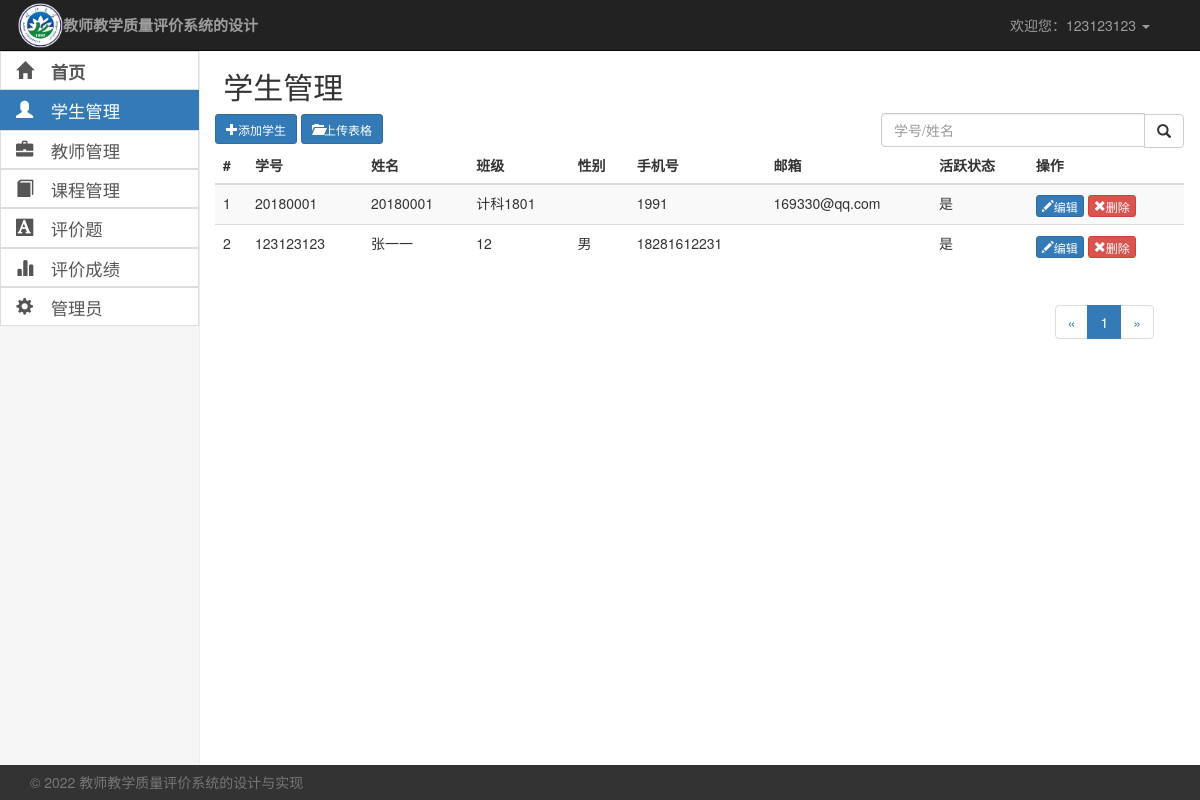
Page /myadmin/stu/1 (signed in) on the committed database.
### login/models.py (models this page shows, shortened)
class Students(models.Model):
    name = models.CharField(verbose_name="姓名", max_length=28, default='')
    password = models.CharField(verbose_name="密码", max_length=60, default='')
    xueyuan = models.CharField(verbose_name="学院", max_length=28, default='')
    banji = models.CharField(verbose_name="班级", max_length=28, default='')
    xuehao = models.CharField(verbose_name="学号", max_length=12, default='', primary_key=True)  # unique=True
    sex = models.CharField(verbose_name='性别', max_length=6, choices=(('male', '男'), ('female', '女')), default='male')
    email = models.EmailField(verbose_name="邮箱", default='')
    phone = models.CharField(verbose_name="手机号", max_length=11, default='')
    photo = models.ImageField(verbose_name="头像", upload_to='Students/', default='')
    is_active = models.BooleanField('是否活跃', default=True)
    class Meta:
        db_table = 'Students'
        verbose_name_plural = '学生列表'

### myadmin/views.py (the view)
# urls.py: path('stu/<int:pIndex>', views.myadmin_stu, name='myadmin_stu'),  # 学生管理
def myadmin_stu(request, pIndex=1):
    stu_list = Students.objects.filter().order_by()  # 班级过滤器
    mywhere = []
    kw = request.GET.get("keyword", None)
    if kw:
        stu_list = stu_list.filter(Q(xuehao__contains=kw) | Q(name__contains=kw))
        mywhere.append('keyword' + kw)
    pIndex = int(pIndex)
    page = Paginator(stu_list, 10)  # 以每页9条数据分页
    maxpagex = page.num_pages  # 获取最大页数
    if pIndex > maxpagex:
        pIndex = maxpagex
    if pIndex < 1:
        pIndex = 1
    list2 = page.page(pIndex)  # 获取当前页数据
    plist = page.page_range  # 获取页码表信息
    context = {"stulist": list2, "plist": plist, "pIndex": pIndex, "max_pages": maxpagex, 'mywehere': mywhere}
    return render(request, 'myadmin/myadmin_stu.html', context)

### login/SimpleMiddleware.py (called while the page is built)
    def __call__(self, request):
        path = request.path
        """
            1.判断是否登录
            2.判断是否访问pingjia开头
        """
        urllist = ['/', '/logout/', '/login/']
        if re.match(r'^/students/', path) and (path not in urllist):
            if 'xuehao' not in request.session:
                return redirect(reverse("login"))
        if re.match(r'^/teachers/', path) and (path not in urllist):
            if 'teacher_id' not in request.session:
                return redirect(reverse("login"))
        if re.match(r'^/myadmin/', path) and (path not in urllist):
            if 'name' not in request.session:
                return redirect(reverse("login"))
        response = self.get_response(request)
        return response

### myadmin/templates/myadmin/myadmin_stu.html
{% extends 'myadmin/base.html' %}
{% block myadmin_stu %} active {% endblock %}
{% block myadmin_base %}
    <h2>&nbsp;学生管理</h2>
    <div class="row ">
        <div class="col-lg-8">
            <div>
                <a href="/myadmin/stu_add/" class="btn btn-primary btn-sm glyphicon glyphicon-plus">添加学生</a>
                <a href="/myadmin/stu_upload/" class="btn btn-primary btn-sm glyphicon glyphicon-folder-open">上传表格</a>
            </div>
        </div>
        <div class="col-lg-4 ">
            <form action="/myadmin/stu/1" method="get">
                <div class="input-group">
                    <input type="text" class="form-control " name="keyword" placeholder="学号/姓名">
                    <span class="input-group-btn">
                            <button class="btn btn-default glyphicon glyphicon-search" type="submit">  </button>
                        </span>
                </div>
            </form>
        </div>
    </div>
    <div class="table-responsive">
        <table class="table table-striped ">
            <thead>
            <tr>
                <th>#</th>
                <th>学号</th>
                <th>姓名</th>
                <th>班级</th>
                <th>性别</th>
                <th>手机号</th>
                <th>邮箱</th>
                <th>活跃状态</th>
                <th>操作</th>
            </tr>
            </thead>
            <tbody>
            {% for i in stulist %}
                <tr>
                    <td>{{ forloop.counter }}</td>
                    <td>{{ i.xuehao }}</td>
                    <td>{{ i.name }}</td>
                    <td>{{ i.banji }}</td>
                    <td>{% if i.sex == 'male' %}
                        男
                    {% elif i.sex == 'female' %}
                        女
                    {% endif %}
                    </td>
                    <td>{{ i.phone }}</td>
                    <td>{{ i.email }}</td>
                    <td>
                        {% if i.is_active == True %}
                            是
                        {% elif i.is_active == False %}
                            否
                        {% endif %}
                    </td>
                    <td>
                        <a href="/myadmin/stu_edit/{{ i.xuehao }}"
                           class="btn btn-primary glyphicon glyphicon-pencil btn-xs">编辑</a>
                        <a onclick="if(confirm('确定删除吗？')==false)return false;location.href=('{% url 'myadmin_stu_del' i.xuehao %}')"
                           class="btn btn-danger glyphicon glyphicon-remove btn-xs">删除
                        </a>
                    </td>
                </tr>
            {% endfor %}
            </tbody>
        </table>
        <nav aria-label="Page navigation ">
            <ul class="pagination navbar-right" style="margin-right: 30px">
                <li>
                    <a href="/myadmin/stu/{{ pIndex|add:-1 }}" aria-label="Previous">
                        <span aria-hidden="true">&laquo;</span>
                    </a>
                </li>
                {% for i in plist %}
                    <li {% if i == pIndex %} class="active" {% endif %}  ><a style="" href="/myadmin/stu/{{ i }}">{{ i }}</a>
                    </li>
                {% endfor %}
                <li>
                    <a href="/myadmin/stu/{{ pIndex|add:1 }}" aria-label="Next">
                        <span aria-hidden="true">&raquo;</span>
                    </a>
                </li>
            </ul>
        </nav>
    </div>
{% endblock %}

### myadmin/templates/myadmin/base.html (shortened to what this page needs)
<!doctype html>
{% load static %}
<html lang="zh-CN">
<head>
    <link rel="stylesheet" href="{% static 'bootstrap3/css/bootstrap.min.css' %}"
>
</head>
<body
>
<nav class="navbar navbar-inverse navbar-fixed-top">
    <div class="container-fluid">
        <div class="navbar-header">
            <a class="navbar-brand" style="padding: 3px 0px 3px 3px;margin: 0px">
                <img alt="Brand" width="45px" height="45px" src="{% static 'img/logo.png' %}">
            </a>
            <b><a class="navbar-brand" style="font-size: 15px">教师教学质量评价系统的设计</a></b>
        </div>
        <div id="navbar" class="navbar-collapse collapse">
            <ul class="nav navbar-nav navbar-right" style="margin-right: 20px">
                <li class="dropdown">
                    <a href="#" class="dropdown-toggle" data-toggle="dropdown" role="button" aria-haspopup="true"
                       aria-expanded="false">欢迎您：{{ request.session.name }} <span class="caret"></span></a>
                </li>
            </ul>
        </div>
    </div>
</nav>
<div class="col-xs-4 col-md-2 sidebar">
    <div class="list-group" style="font-size: 13pt;padding: 0px;margin: 0px">
        <a class="list-group-item glyphicon glyphicon-home {% block myadmin_index %}{% endblock %}"
           href="/myadmin/" style="border-radius: 0px"><b>&nbsp;首页</b></a>
        <a class="list-group-item glyphicon glyphicon-user {% block myadmin_stu %}{% endblock %} "
           href="/myadmin/stu/1"
           target="leftnav">&nbsp;学生管理</a>
        <a class="list-group-item glyphicon glyphicon glyphicon-briefcase
                    {% block myadmin_teachers %}{% endblock %}"
           href="/myadmin/teachers/1"
           target="leftnav">&nbsp;教师管理</a>
        <a class="list-group-item glyphicon glyphicon-book {% block myadmin_class %}{% endblock %}"
           href="/myadmin/kecheng/1" target="leftnav">&nbsp;课程管理</a>
        <a class="list-group-item glyphicon glyphicon-text-background {% block myadmin_tiku %}{% endblock %}"
           href="/myadmin/tiku/"
           target="leftnav">&nbsp;评价题</a>
        <a class="list-group-item glyphicon glyphicon-stats " data-toggle="collapse" data-parent="#accordion"
           href="#collapseOne2">&nbsp;评价成绩</a>
        <a class="list-group-item glyphicon glyphicon-cog {% block myadmin_admin %}{% endblock %}"
           href="{% url 'myadmin_admin' %}"
           target="leftnav" style="border-radius: 0px">&nbsp;管理员</a>
    </div>
</div>
<div class="container-fluid" style="margin-top: 50px;background-color: white">
    <div class="row">
        <div class="col-md-10 col-xs-8 col-md-offset-2 col-xs-offset-4" style="background-color: white">
            <div class="row main" style="">
                {% block myadmin_base %}
                {% endblock %}
            </div>
        </div>
    </div>
</div>
<footer class="footer navbar-fixed-bottom ">
    <div class="container ">
        <h5 class="text-muted">© 2022 教师教学质量评价系统的设计与实现</h5>
    </div>
</footer>
</body>
</html>

### myadmin/templates/myadmin/base.html (style rules this page uses)
.footer { background-color: #333; }
.sidebar { position: fixed; top: 50px; bottom: 0; left: 0; z-index: 1000; display: block; padding: 0px; overflow-x: hidden; overflow-y: auto; background-color: #f5f5f5; border-right: 1px solid #eee; }
.main { margin: 0px 0px 40px 0px; background-color: white; padding: 0px 1px 0px 0px; }
.list-group-item { margin: 0px; border-radius: 0px; border-top-left-radius: 0px; border-top-right-radius: 0px; border-bottom-right-radius: 0px; border-bottom-left-radius: 0px; }

### rows in the picture
Students: xuehao "20180001", name "20180001", banji "计科1801", phone "1991", email "169330@qq.com", is_active "是"
Students: xuehao "123123123", name "张一一", banji "12", sex "男", phone "18281612231", is_active "是"

### other values in the picture
{{ request.session.name }} "123123123"
{{ i }} "1"
